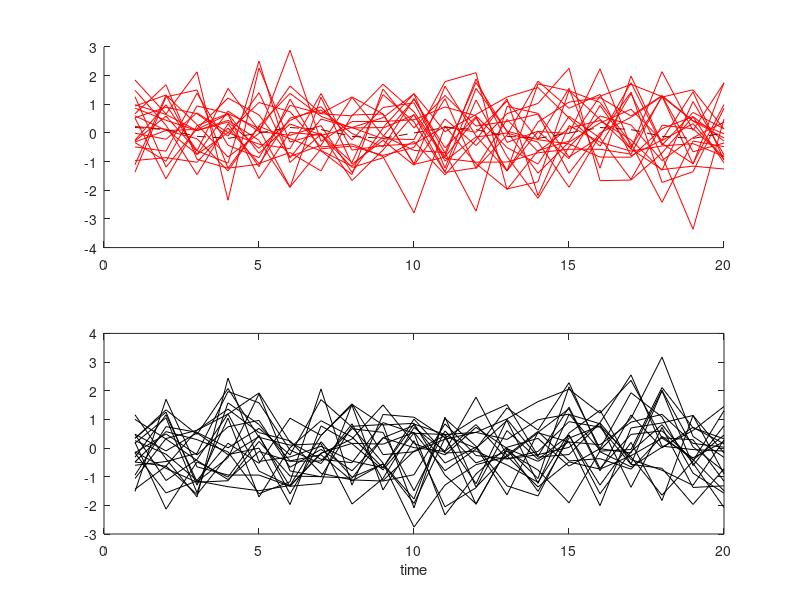
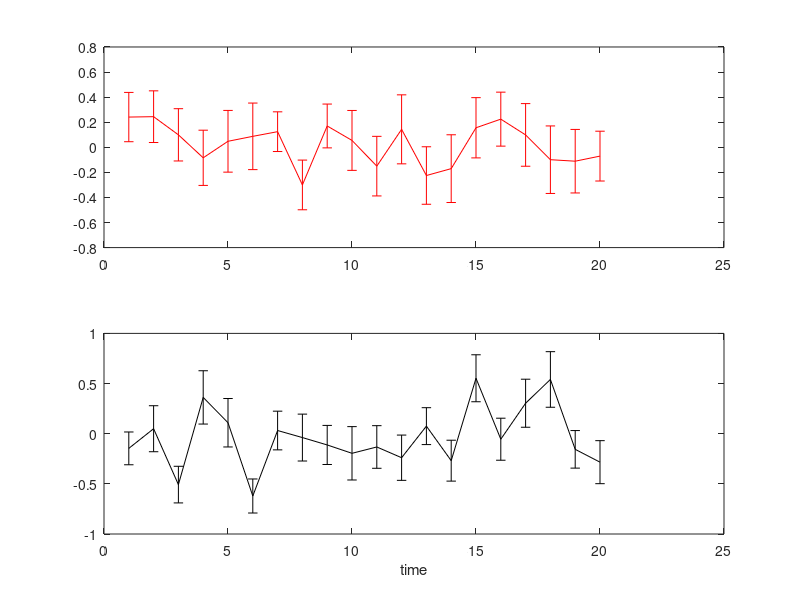
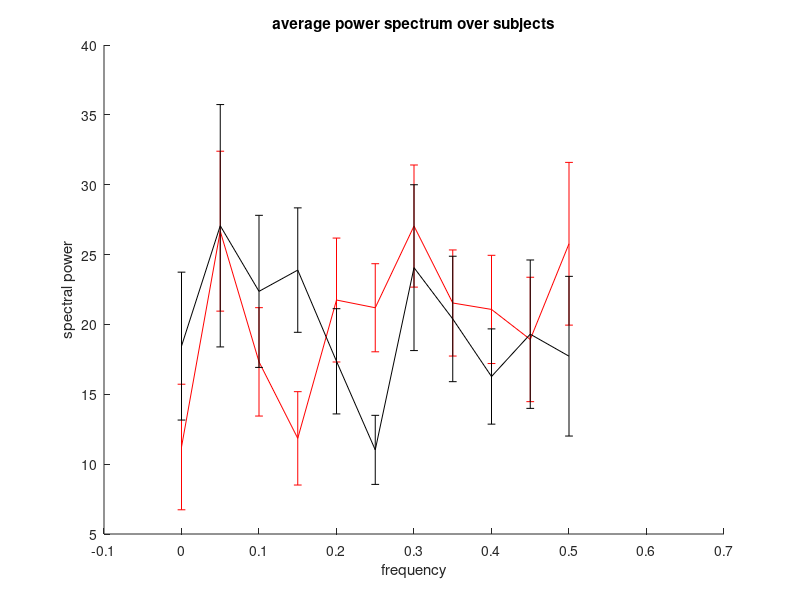
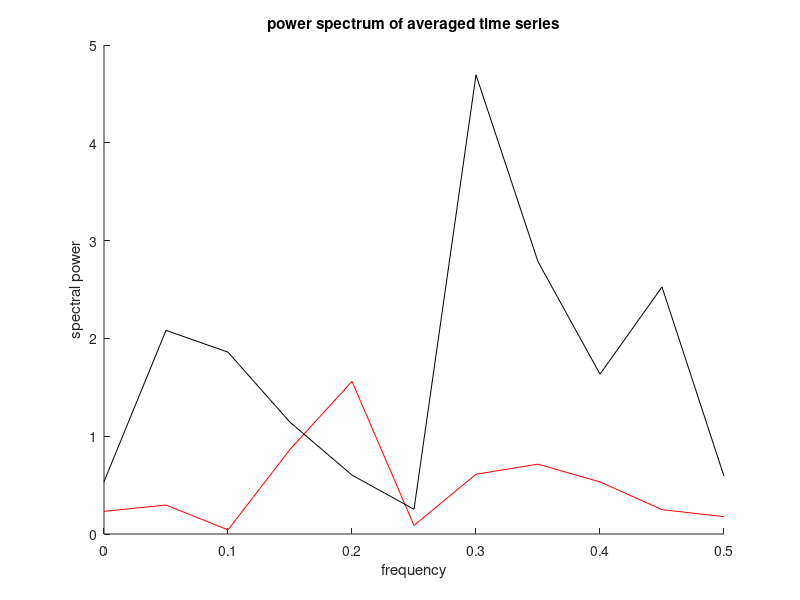

These figures' MATLAB source, in order:
close all
clc

T = 20; % number of observed time samples
vT = (1:T)'; % vector of time stamps
n_sub = 20; % number of subjects (repetitions of the same experience)

% normal distribution (white noise with unit variance, no temporal correlations)
ts_rand = randn(T,n_sub);

% generation of time series with underlying modulation
a = 0.2; % amplitude of modulation
f = 0.2; % frequency of modulation
v_mod = a * sin(vT*f*2*pi);
ts_mod = v_mod*ones(1,n_sub) + randn(T,n_sub);

% plot time series
figure;
subplot(211); hold on;
plot(vT,ts_mod,'color','r')
plot(vT,v_mod,'color',[0.5,0,0],'linestyle','--')
subplot(212);
plot(vT,ts_rand,'color','k')
xlabel('time')


% plot standard error of the mean (over subjects)
figure;
subplot(211);
errorbar(vT,mean(ts_mod,2),std(ts_mod,0,2)/sqrt(n_sub),'r')
subplot(212)
errorbar(vT,mean(ts_rand,2),std(ts_rand,0,2)/sqrt(n_sub),'k')
xlabel('time')


% average power spectrum over subjects

freq = 1.*(0:T/2)'/T; % frequency range

pws_rand = abs(fft(ts_rand,[],1)).^2;
pws_rand = pws_rand(1:1+T/2,:);

pws_mod = abs(fft(ts_mod,[],1)).^2;
pws_mod = pws_mod(1:1+T/2,:);

figure; hold on;
errorbar(freq,mean(pws_mod,2),std(pws_mod,0,2)/sqrt(n_sub),'r');
errorbar(freq,mean(pws_rand,2),std(pws_rand,0,2)/sqrt(n_sub),'k');
xlabel('frequency')
ylabel('spectral power')
title('average power spectrum over subjects')


% power spectrum of averaged time series (over subjects)

pws_av_rand = abs(fft(mean(ts_rand,2),[],1)).^2;
pws_av_rand = pws_av_rand(1:1+T/2);

pws_av_mod = abs(fft(mean(ts_mod,2),[],1)).^2;
pws_av_mod = pws_av_mod(1:1+T/2);


figure; hold on;
plot(freq,pws_av_mod,'color','r');
plot(freq,pws_av_rand,'color','k');
xlabel('frequency');
ylabel('spectral power');
title('power spectrum of averaged time series');


% surrogate time series

n_shuf = 200;
ts_rand_shuf = zeros(T,n_sub,n_shuf);
ts_mod_shuf = zeros(T,n_sub,n_shuf);

for i_shuf=1:n_shuf
    % random permutations of each time series 
    for i_sub=1:n_sub
        ts_rand_shuf(:,i_sub,i_shuf) = ts_rand(randperm(T),i_sub);
        ts_mod_shuf(:,i_sub,i_shuf) = ts_mod(randperm(T),i_sub);
    end
end

% significance test for power spectrum

pws_av_rand_shuf = abs(fft(squeeze(mean(ts_rand_shuf,2)),[],1)).^2;
pws_av_rand_shuf = pws_av_rand_shuf(1:1+T/2,:);
pws_av_rand_shuf = sort(pws_av_rand_shuf,2); % sort the distribution of surrogate values (for each frequency)

pws_av_mod_shuf = abs(fft(squeeze(mean(ts_mod_shuf,2)),[],1)).^2;
pws_av_mod_shuf = pws_av_mod_shuf(1:1+T/2,:);
pws_av_mod_shuf = sort(pws_av_mod_shuf,2); % sort the distribution of surrogate values (for each frequency)


pval = 0.05; % desired p-value threshold,
n_comp = 9;

figure; hold on;
plot(freq,pws_av_mod_shuf(:,n_shuf-floor(pval*n_shuf)+1),'--','color',[0.5,0,0]);
plot(freq,pws_av_rand_shuf(:,n_shuf-floor(pval*n_shuf)+1),'--','color','k');
plot(freq,pws_av_mod,'color','r');
plot(freq,pws_av_rand,'color','k');
xlabel('frequency');
ylabel('spectral power');
title('statistical significance for p<0.05');


figure; hold on;
plot(freq,pws_av_mod_shuf(:,n_shuf-floor(pval*n_shuf/n_comp)+1),'--','color',[0.5,0,0]);
plot(freq,pws_av_rand_shuf(:,n_shuf-floor(pval*n_shuf/n_comp)+1),'--','color','k');
plot(freq,pws_av_mod,'color','r');
plot(freq,pws_av_rand,'color','k');
xlabel('frequency');
ylabel('spectral power');
title('Bonferroni correction for p<0.05 with 9 tests');


i_f = 5; % index of frequency for histogram
figure; hold on;
hist(pws_av_mod_shuf(i_f,:));
lim_tmp = pws_av_mod_shuf(i_f,n_shuf-floor(pval*n_shuf));
plot([lim_tmp,lim_tmp],[0,100],':r')
plot(pws_av_mod(i_f),10,'xr')
xlabel('spectral power');
ylabel('surrogate count');
title('histogram');

